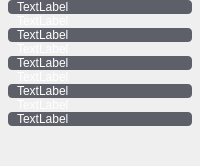
        <widget class="QWidget" name="page">
         <property name="styleSheet">
          <string notr="true">#page_1{background-color: rgba(255, 255, 255, 0);}
</string>
         </property>
         <layout class="QVBoxLayout" name="verticalLayout" stretch="18,18,18,18,18,18,18,18,18,290">
          <property name="spacing">
           <number>0</number>
          </property>
          <property name="leftMargin">
           <number>8</number>
          </property>
          <property name="topMargin">
           <number>0</number>
          </property>
          <property name="rightMargin">
           <number>8</number>
          </property>
          <property name="bottomMargin">
           <number>0</number>
          </property>
          <item>
           <widget class="QWidget" name="widget_2" native="true">
            <property name="styleSheet">
             <string notr="true">#widget_2{background-color: rgb(93, 96, 104);border-radius:4px;}</string>
            </property>
            <layout class="QHBoxLayout" name="horizontalLayout_3">
             <property name="spacing">
              <number>0</number>
             </property>
             <property name="leftMargin">
              <number>9</number>
             </property>
             <property name="topMargin">
              <number>0</number>
             </property>
             <property name="rightMargin">
              <number>0</number>
             </property>
             <property name="bottomMargin">
              <number>0</number>
             </property>
             <item>
              <widget class="QLabel" name="label_4">
               <property name="styleSheet">
                <string notr="true">QLabel{color: rgb(255, 255, 255);
background-color: rgba(255, 255, 255, 0);border:none;}</string>
               </property>
               <property name="text">
                <string>TextLabel</string>
               </property>
              </widget>
             </item>
             <item>
              <widget class="QLabel" name="label_3">
               <property name="styleSheet">
                <string notr="true">QLabel{color: rgb(255, 226, 96);
background-color: rgba(255, 255, 255, 0);border:none;}</string>
               </property>
               <property name="text">
                <string/>
               </property>
              </widget>
             </item>
            </layout>
           </widget>
          </item>
          <item>
           <layout class="QHBoxLayout" name="horizontalLayout_4">
            <property name="spacing">
             <number>0</number>
            </property>
            <property name="leftMargin">
             <number>9</number>
            </property>
            <item>
             <widget class="QLabel" name="label_7">
              <property name="styleSheet">
               <string notr="true">QLabel{color: rgb(255, 255, 255);
background-color: rgba(255, 255, 255, 0);border:none;}</string>
              </property>
              <property name="text">
               <string>TextLabel</string>
              </property>
             </widget>
            </item>
            <item>
             <widget class="QLabel" name="label_5">
              <property name="styleSheet">
               <string notr="true">QLabel{color: rgb(255, 226, 96);
background-color: rgba(255, 255, 255, 0);border:none;}</string>
              </property>
              <property name="text">
               <string/>
              </property>
             </widget>
            </item>
           </layout>
          </item>
          <item>
           <widget class="QWidget" name="widget_6" native="true">
            <property name="styleSheet">
             <string notr="true">#widget_6{background-color: rgb(93, 96, 104);border-radius:4px;}</string>
            </property>
            <layout class="QHBoxLayout" name="horizontalLayout_5">
             <property name="spacing">
              <number>0</number>
             </property>
             <property name="leftMargin">
              <number>9</number>
             </property>
             <property name="topMargin">
              <number>0</number>
             </property>
             <property name="rightMargin">
              <number>0</number>
             </property>
             <property name="bottomMargin">
              <number>0</number>
             </property>
             <item>
              <widget class="QLabel" name="label_8">
               <property name="styleSheet">
                <string notr="true">QLabel{color: rgb(255, 255, 255);
background-color: rgba(255, 255, 255, 0);border:none;}</string>
               </property>
               <property name="text">
                <string>TextLabel</string>
               </property>
              </widget>
             </item>
             <item>
              <widget class="QLabel" name="label_6">
               <property name="styleSheet">
                <string notr="true">QLabel{color: rgb(255, 226, 96);
background-color: rgba(255, 255, 255, 0);border:none;}</string>
               </property>
               <property name="text">
                <string/>
               </property>
              </widget>
             </item>
            </layout>
           </widget>
          </item>
          <item>
           <layout class="QHBoxLayout" name="horizontalLayout_6">
            <property name="spacing">
             <number>0</number>
            </property>
            <property name="leftMargin">
             <number>9</number>
            </property>
            <item>
             <widget class="QLabel" name="label_10">
              <property name="styleSheet">
               <string notr="true">QLabel{color: rgb(255, 255, 255);
background-color: rgba(255, 255, 255, 0);border:none;}</string>
              </property>
              <property name="text">
               <string>TextLabel</string>
              </property>
             </widget>
            </item>
            <item>
             <widget class="QLabel" name="label_9">
              <property name="styleSheet">
               <string notr="true">QLabel{color: rgb(255, 226, 96);
background-color: rgba(255, 255, 255, 0);border:none;}</string>
              </property>
              <property name="text">
               <string/>
              </property>
             </widget>
            </item>
           </layout>
          </item>
          <item>
           <widget class="QWidget" name="widget_5" native="true">
            <property name="styleSheet">
             <string notr="true">#widget_5{background-color: rgb(93, 96, 104);border-radius:4px;}</string>
            </property>
            <layout class="QHBoxLayout" name="horizontalLayout_7">
             <property name="spacing">
              <number>0</number>
             </property>
             <property name="leftMargin">
              <number>9</number>
             </property>
             <property name="topMargin">
              <number>0</number>
             </property>
             <property name="rightMargin">
              <number>0</number>
             </property>
             <property name="bottomMargin">
              <number>0</number>
             </property>
             <item>
              <widget class="QLabel" name="label_12">
               <property name="styleSheet">
                <string notr="true">QLabel{color: rgb(255, 255, 255);
background-color: rgba(255, 255, 255, 0);border:none;}</string>
               </property>
               <property name="text">
                <string>TextLabel</string>
               </property>
              </widget>
             </item>
             <item>
              <widget class="QLabel" name="label_11">
               <property name="styleSheet">
                <string notr="true">QLabel{color: rgb(255, 226, 96);
background-color: rgba(255, 255, 255, 0);border:none;}</string>
               </property>
               <property name="text">
                <string/>
               </property>
              </widget>
             </item>
            </layout>
           </widget>
          </item>
          <item>
           <layout class="QHBoxLayout" name="horizontalLayout_8">
            <property name="spacing">
             <number>0</number>
            </property>
            <property name="leftMargin">
             <number>9</number>
            </property>
            <item>
             <widget class="QLabel" name="label_14">
              <property name="styleSheet">
               <string notr="true">QLabel{color: rgb(255, 255, 255);
background-color: rgba(255, 255, 255, 0);border:none;}</string>
              </property>
              <property name="text">
               <string>TextLabel</string>
              </property>
             </widget>
            </item>
            <item>
             <widget class="QLabel" name="label_13">
              <property name="styleSheet">
               <string notr="true">QLabel{color: rgb(255, 226, 96);
background-color: rgba(255, 255, 255, 0);border:none;}</string>
              </property>
              <property name="text">
               <string/>
              </property>
             </widget>
            </item>
           </layout>
          </item>
          <item>
           <widget class="QWidget" name="widget_4" native="true">
            <property name="styleSheet">
             <string notr="true">#widget_4{background-color: rgb(93, 96, 104);border-radius:4px;}</string>
            </property>
            <layout class="QHBoxLayout" name="horizontalLayout_9">
             <property name="spacing">
              <number>0</number>
             </property>
             <property name="leftMargin">
              <number>9</number>
             </property>
             <property name="topMargin">
              <number>0</number>
             </property>
             <property name="rightMargin">
              <number>0</number>
             </property>
             <property name="bottomMargin">
              <number>0</number>
             </property>
             <item>
              <widget class="QLabel" name="label_16">
               <property name="styleSheet">
                <string notr="true">QLabel{color: rgb(255, 255, 255);
background-color: rgba(255, 255, 255, 0);border:none;}</string>
               </property>
               <property name="text">
                <string>TextLabel</string>
               </property>
              </widget>
             </item>
             <item>
              <widget class="QLabel" name="label_15">
               <property name="styleSheet">
                <string notr="true">QLabel{color: rgb(255, 226, 96);
background-color: rgba(255, 255, 255, 0);border:none;}</string>
               </property>
               <property name="text">
                <string/>
               </property>
              </widget>
             </item>
            </layout>
           </widget>
          </item>
          <item>
           <layout class="QHBoxLayout" name="horizontalLayout_10">
            <property name="spacing">
             <number>0</number>
            </property>
            <property name="leftMargin">
             <number>9</number>
            </property>
            <item>
             <widget class="QLabel" name="label_18">
              <property name="styleSheet">
               <string notr="true">QLabel{color: rgb(255, 255, 255);
background-color: rgba(255, 255, 255, 0);border:none;}</string>
              </property>
              <property name="text">
               <string>TextLabel</string>
              </property>
             </widget>
            </item>
            <item>
             <widget class="QLabel" name="label_17">
              <property name="styleSheet">
               <string notr="true">QLabel{color: rgb(255, 226, 96);
background-color: rgba(255, 255, 255, 0);border:none;}</string>
              </property>
              <property name="text">
               <string/>
              </property>
             </widget>
            </item>
           </layout>
          </item>
          <item>
           <widget class="QWidget" name="widget_3" native="true">
            <property name="styleSheet">
             <string notr="true">#widget_3{background-color: rgb(93, 96, 104);border-radius:4px;}</string>
            </property>
            <layout class="QHBoxLayout" name="horizontalLayout_11">
             <property name="spacing">
              <number>0</number>
             </property>
             <property name="leftMargin">
              <number>9</number>
             </property>
             <property name="topMargin">
              <number>0</number>
             </property>
             <property name="rightMargin">
              <number>0</number>
             </property>
             <property name="bottomMargin">
              <number>0</number>
             </property>
             <item>
              <widget class="QLabel" name="label_20">
               <property name="styleSheet">
                <string notr="true">QLabel{color: rgb(255, 255, 255);
background-color: rgba(255, 255, 255, 0);border:none;}</string>
               </property>
               <property name="text">
                <string>TextLabel</string>
               </property>
              </widget>
             </item>
             <item>
              <widget class="QLabel" name="label_19">
               <property name="styleSheet">
                <string notr="true">QLabel{color: rgb(255, 226, 96);
background-color: rgba(255, 255, 255, 0);border:none;}</string>
               </property>
               <property name="text">
                <string/>
               </property>
              </widget>
             </item>
            </layout>
           </widget>
          </item>
          <item>
           <spacer name="verticalSpacer">
            <property name="orientation">
             <enum>Qt::Vertical</enum>
            </property>
            <property name="sizeHint" stdset="0">
             <size>
              <width>20</width>
              <height>40</height>
             </size>
            </property>
           </spacer>
          </item>
         </layout>
        </widget>
